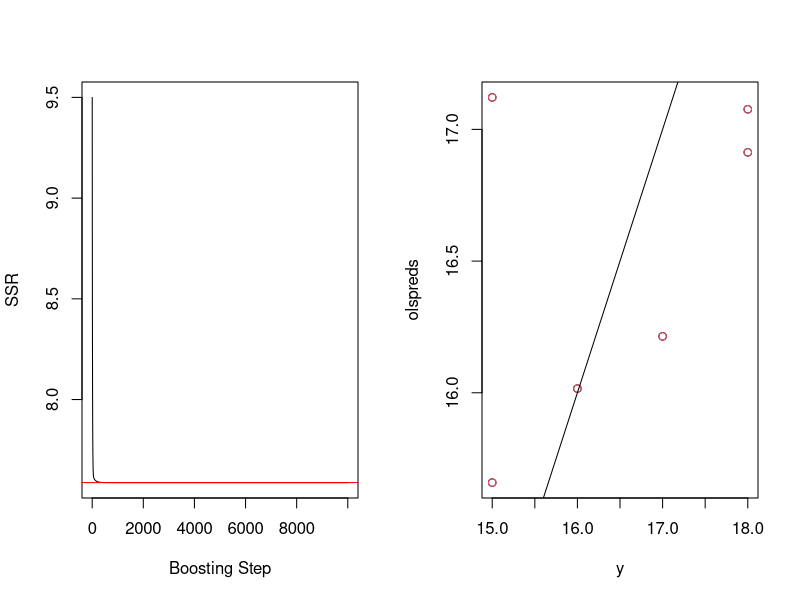

This figure's R source:

library(glmnet)

# Simple boosting example from:
# P. Bühlmann, T. Hothorn (2007), "Boosting Algorithms: Regularization, Prediction and Model Fitting", Statistical Science 22(4), p. 477-505.
# L2-Boosting from Section 3.3 (p. 483)

#######################
# Data 
x = matrix(c(130,165,150,150,140,198,307,350,318,304,302,429),nrow=6,ncol=2,byrow = TRUE) 
y = c(18,15,18,16,17,15)

# Parameter
# This works like a learning rate
nu = 0.1
# Early stopping (SSR value to stop)
es = 7.58765583743327
# Max. iterations (of boosting)
maxiter = 10000

#######################
# OLS benchmark model
olsdata = data.frame(cbind(y,x))
ols = lm(y~.,data=olsdata)
olspreds = predict(ols,newdata=olsdata)
olsssr = sum((y-olspreds)^2)
print(paste0("OLS SSE: ",olsssr))

#######################
# Boosting

# Initialize f0
f0 = mean(y)
f0ssr = sum((y-f0)^2)

# Lists to store results per boosting iteration
ssrlist = list()
bstep = list()

# Boosting (p. 483, Sec. 3.3, L2-Boosting)
for (n in seq(1:maxiter)){
  # I) Get residual
  if(n==1){f=f0} # initialize in first step  
  u=y-f          # get residual from estimation 
  # II) Fit residual / predict, I use ridge (alpha=0)
  reg = glmnet(x,u,alpha=0, lambda=2)       
  g = predict(reg, newx=x, type="link") 
  # III) Update f
  f=f+nu*g
  # Print feedback
  cat(paste0("Step: ", n," SSR: ", sum(u^2), "\n" ))
  # Save SSR/iter to list
  ssrlist[[n]] <- sum(u^2)
  bstep[[n]] <- n
  # Early stopping rule
  if(sum(u^2)<es){break}
}

#######################
# End statement
cat("\n ~~~ RESULTS ~~~ \n")
cat(paste0("OLS SSR:           ", olsssr, "\n"))
cat(paste0("Initialised SSR:   ", f0ssr, "\n"))
cat(paste0("Last SSR boosting: ", ssrlist[length(ssrlist)], " [after ",bstep[length(bstep)], " iterations] \n"))

# Plots
cbind(y,olspreds,f)

# Plot SSR by iteration
par(mfrow=c(1,2))
plot(bstep,ssrlist,xlab="Boosting Step", ylab="SSR", ylim=range(ssrlist), type="l")   
abline(h=olsssr,col="red")

# Plot y and y_hat
plot(y,olspreds)
points(y,f,col=2)
lines(y,y,type="l")
